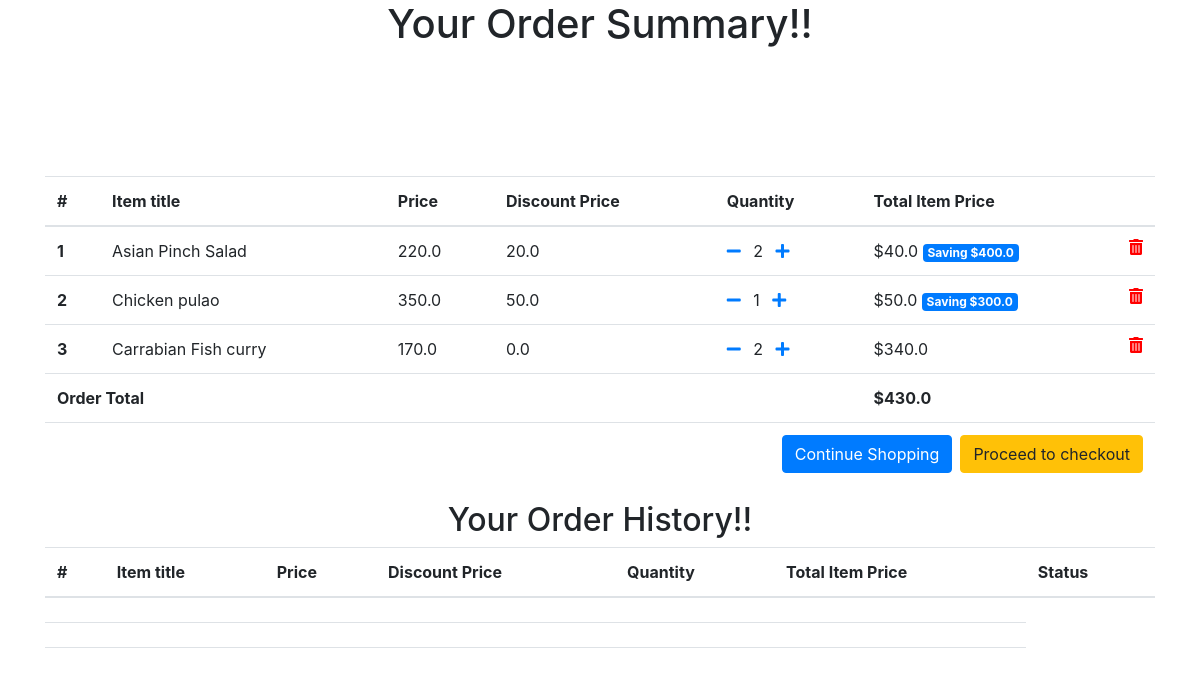
The page /order-summary/ (signed in) on the database as committed earlier.
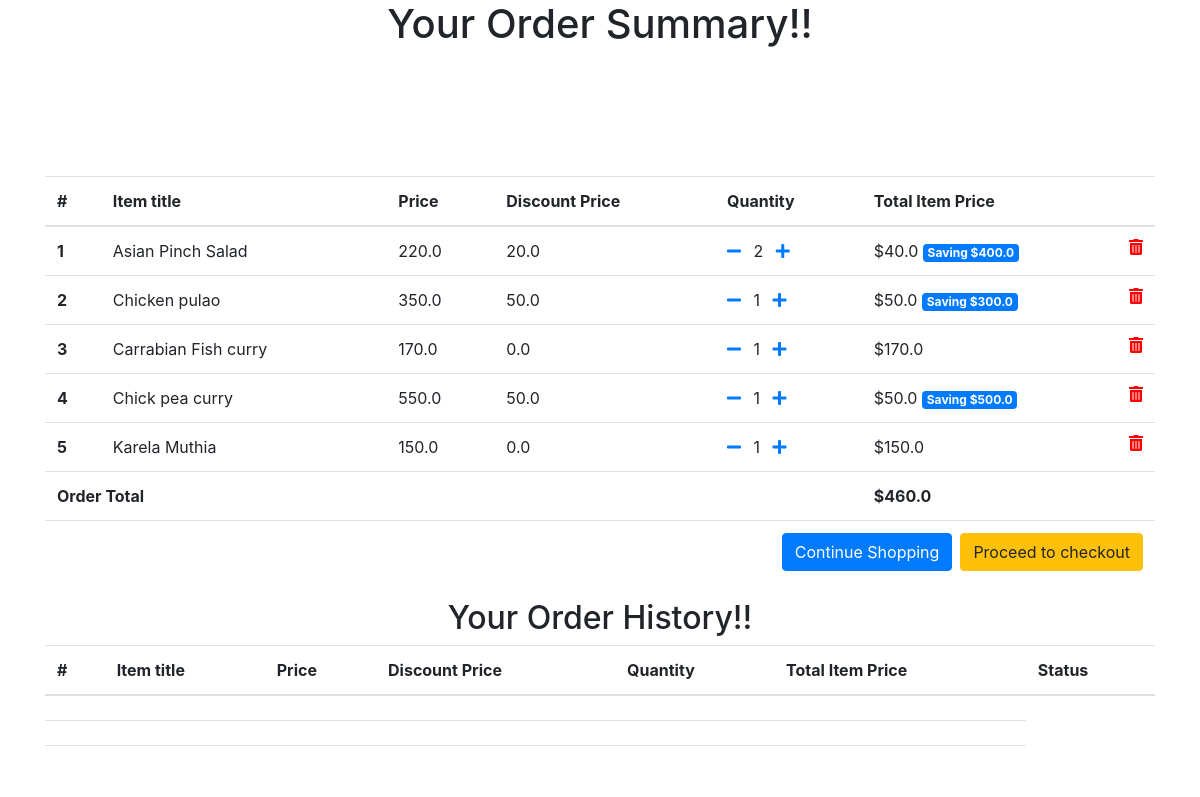
The same page on the database as committed later.
### core/models.py (models this page shows, shortened)
class OrderItem(models.Model):
    timestampStr = datetime.now().strftime("%d-%b-%Y (%H:%M:%S.%f)")
    user = models.ForeignKey(settings.AUTH_USER_MODEL,
                             on_delete=models.CASCADE)
    ordered = models.BooleanField(default=False)
    item = models.ForeignKey(Item, on_delete=models.CASCADE)
    quantity = models.IntegerField(default=1)
    status = models.CharField(choices=STATUS_CHOICES, max_length =1, default = 'O')
    chef_key = models.CharField(max_length=100 , default = timestampStr)
    def get_total_item_price(self):
        return self.quantity * self.item.price
    def get_total_discount_item_price(self):
        return self.quantity * self.item.discount_price
    def get_amount_saved(self):
        return self.get_total_item_price() - self.get_total_discount_item_price()
    def get_final_price(self):
    	if self.item.discount_price:
    		return self.get_total_discount_item_price()
    	return self.get_total_item_price()

class Item(models.Model):
    chef = models.ForeignKey(settings.AUTH_USER_MODEL,on_delete=models.CASCADE, null=True)
    title = models.CharField(max_length=100)
    is_veg = models.BooleanField(default=True)
    available = models.BooleanField(default=True)
    price = models.FloatField()
    discount_price = models.FloatField(blank=True, null=True)
    calories = models.FloatField(default=0)
    slug = models.SlugField(unique=True)
    description = models.TextField()
    image = models.ImageField(upload_to='item_pics')

class Order(models.Model):
    user = models.ForeignKey(settings.AUTH_USER_MODEL,on_delete=models.CASCADE)
    items = models.ManyToManyField(OrderItem)
    start_date = models.DateTimeField(auto_now_add=True)
    ordered_date = models.DateTimeField(auto_now = True)
    ordered = models.BooleanField(default=False)
    def get_total(self):
        total = 0
        for order_item in self.items.filter(ordered=False).all():
            total += order_item.get_final_price()
        return total

### core/views.py (the view)
# urls.py: path('order-summary/', OrderSummaryView.as_view(), name='order-summary'),
class OrderSummaryView(LoginRequiredMixin, View):
	def get(self, *args, **kwargs):
		try:
			order = Order.objects.get(user=self.request.user, ordered=False)
			order1 = Order.objects.get(user=self.request.user, ordered=False).items.filter(user=self.request.user,ordered=False).all()
			order2 = Order.objects.get(user=self.request.user, ordered=False).items.filter(user=self.request.user,ordered=True).all()
			context = {
				'object' : order,
				'object1' : order1,
				'object2' : order2
			}
			return render(self.request, 'core/order_summary.html', context)
		except ObjectDoesNotExist:
			messages.info(self.request, "You do not have an active order")
			return redirect("core:menu")

### core/templates/core/order_summary.html (shortened to what this page needs)
{% load static %}
<!DOCTYPE html>
<html lang="en">
<head>
  <link rel="stylesheet" href="https://stackpath.bootstrapcdn.com/bootstrap/4.3.1/css/bootstrap.min.css">
  <link rel="stylesheet" href="https://use.fontawesome.com/releases/v5.6.3/css/all.css">
</head>
<body>
  <h1 align="center">Your Order Summary!!</h1>
  <br> <br> <br> <br> <br>
  <div class="container">
    <div class="table-responsive text-nowrap">
  <table class="table">
    <thead>
      <tr>
        <th scope="col">#</th>
        <th scope="col">Item title</th>
        <th scope="col">Price</th>
        <th scope="col">Discount Price</th>
        <th scope="col">Quantity</th>
        <th scope="col">Total Item Price</th>
      </tr>
    </thead>
    <tbody>
    {% for order_item in object1 %}
      <tr>
        <th scope="row">{{ forloop.counter }}</th>
        <td> {{order_item.item.title}} </td>
        <td>{{order_item.item.price}}</td>
        <td>{{order_item.item.discount_price}}</td>
        <td>
                <a href="{% url 'core:remove-single-item-from-cart' order_item.item.slug %}"><i class="fas fa-minus mr-2"></i></a>
                {{ order_item.quantity }}
                <a href="{% url 'core:add-to-cart' order_item.item.slug %}"><i class="fas fa-plus ml-2"></i></a>
        </td>
        <td>
          {% if order_item.item.discount_price %}
                ${{order_item.get_total_discount_item_price}}
                <span class="badge badge-primary">Saving ${{order_item.get_amount_saved}}</span>
          {% else %}
                ${{order_item.get_total_item_price}}
          {% endif %}
          <a style="color: red;" href="{% url 'core:remove-from-cart' order_item.item.slug %}">
            <i class="fas fa-trash-alt float-right"></i>
          </a>
        </td>
      </tr>
    {% endfor %}
    {% if object.get_total %}
    <tr>
      <td colspan="5"><b>Order Total</b></td>
      <td><b>${{ object.get_total }} </b></td>
    </tr>
    <tr>
      <td colspan="6">
        <a class="btn btn-warning float-right ml-2" href="{% url 'payments:pay' %}">Proceed to checkout</a>
        <a class="btn btn-primary float-right" href="{% url 'core:menu' %}">Continue Shopping</a>
      </td>
    </tr>
    {% endif %}
    </tbody>
  </table>
  <h2 align="center">Your Order History!!</h2>
  <table class="table">
    <thead>
      <tr>
        <th scope="col">#</th>
        <th scope="col">Item title</th>
        <th scope="col">Price</th>
        <th scope="col">Discount Price</th>
        <th scope="col">Quantity</th>
        <th scope="col">Total Item Price</th>
        <th scope="col">Status</th>
      </tr>
    </thead>
    <tbody>
    {% for order_item in object2 %}
      <tr>
        <th scope="row">{{ forloop.counter }}</th>
        <td> {{order_item.item.title}} </td>
        <td>{{order_item.item.price}}</td>
        <td>{{order_item.item.discount_price}}</td>
        <td>
                {{ order_item.quantity }}
        </td>
        <td>
          {% if order_item.item.discount_price %}
                ${{order_item.get_total_discount_item_price}}
                <span class="badge badge-primary">Saving ${{order_item.get_amount_saved}}</span>
          {% else %}
                ${{order_item.get_total_item_price}}
          {% endif %}
        </td>
        <td>{{order_item.status}}</td>
      </tr>
      {% empty %}
      <tr>
        <td colspan="6"></td>
      </tr>
      <tr>
        <td colspan="6">
        </td>
      </tr>
    {% endfor %}
    {% if object.get_total %}
    <tr>
      <td colspan="6">
      </td>
    </tr>
    {% endif %}
    </tbody>
  </table>
</div>
  </div>
</body>
</html>

Rows that differ between the two databases and show on the page:
changed OrderItem "Carrabian Fish curry": quantity "2" → "1"; get_total_item_price "340.0" → "170.0"
added OrderItem: item "Chick pea curry", item.price "550.0", item.discount_price "50.0", quantity "1", get_total_discount_item_price "50.0", get_amount_saved "500.0"
added OrderItem: item "Karela Muthia", item.price "150.0", item.discount_price "0.0", quantity "1", get_total_item_price "150.0"
changed through a linked row, Order: get_total "430.0" → "460.0"
